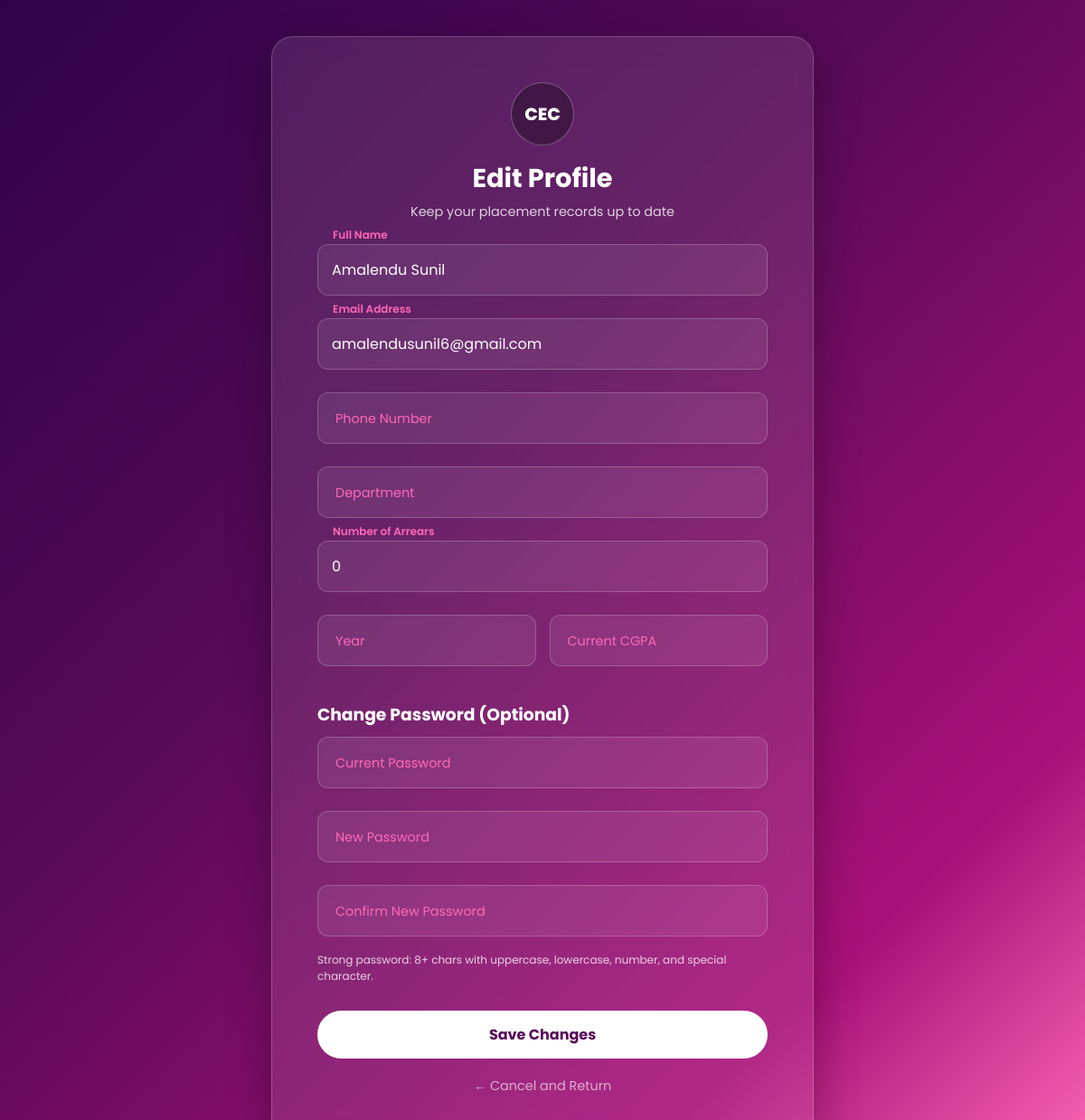
Screenshot of /edit_student/1 (signed in) with the database file from the repository.
### model.py (models this page shows)
class Student(db.Model):
    __tablename__ = "students"
    register_number = db.Column(db.String(10), primary_key=True)
    st_id = db.Column(db.Integer, unique=True, nullable=False, index=True)
    name = db.Column(db.String(120), nullable=False)
    email = db.Column(db.String(120), unique=True, nullable=False)
    password = db.Column(db.String, nullable=False)
    phone = db.Column(db.String(15))
    department = db.Column(db.String(80))
    year = db.Column(db.Integer)
    cgpa = db.Column(db.Float)
    number_of_arrears = db.Column(db.Integer, default=0)
    created_at = db.Column(db.DateTime, default=db.func.now())

### routes.py (the view, shortened to what this page needs)
@app.route("/edit_student/<int:student_id>", methods=["GET", "POST"])
def edit_student(student_id):
    if "student_id" not in session:
        return redirect(url_for("student_login"))
    if session["student_id"] != student_id:
        flash("You can only edit your own profile.", "danger")
        return redirect(url_for("student_dashboard"))
    student = Student.query.filter_by(st_id=student_id).first()
    if not student:
        flash("Student profile not found.", "danger")
        return redirect(url_for("student_dashboard"))
    return render_template("edit_student.html", student=student)

### templates/edit_student.html (shortened to what this page needs)
{% extends "base.html" %}
{% block body_class %}edit-page{% endblock %}
{% block content %}
<div class="card" style="max-width: 600px;">
    <div class="logo-circle">CEC</div>
    <h2>Edit Profile</h2>
    <p style="font-size: 0.9rem; margin-bottom: 25px; opacity: 0.8;">Keep your placement records up to date</p>
    <form method="POST">
        <div class="input-group">
            <input type="text" name="name" id="name" value="{{ student.name }}" required placeholder=" ">
            <label for="name">Full Name</label>
        </div>
        <div class="input-group">
            <input type="email" name="email" id="email" value="{{ student.email }}" required placeholder=" ">
            <label for="email">Email Address</label>
        </div>
        <div class="input-group">
            <input type="text" name="phone" id="phone" value="{{ student.phone or '' }}" placeholder=" ">
            <label for="phone">Phone Number</label>
        </div>
        <div class="input-group">
            <input type="text" name="department" id="department" value="{{ student.department or '' }}" placeholder=" ">
            <label for="department">Department</label>
        </div>
        <div class="input-group">
            <input type="number" min="0" name="number_of_arrears" id="number_of_arrears" value="{{ student.number_of_arrears if student.number_of_arrears is not none else 0 }}" placeholder=" ">
            <label for="number_of_arrears">Number of Arrears</label>
        </div>
        <div style="display: flex; gap: 15px;">
            <div class="input-group" style="flex: 1;">
                <input type="number" name="year" id="year" value="{{ student.year or '' }}" placeholder=" ">
                <label for="year">Year</label>
            </div>
            <div class="input-group" style="flex: 1;">
                <input type="number" step="0.01" name="cgpa" id="cgpa" value="{{ student.cgpa or '' }}" placeholder=" ">
                <label for="cgpa">Current CGPA</label>
            </div>
        </div>
        <h3 style="margin: 14px 0 10px; text-align: left;">Change Password (Optional)</h3>
        <div class="input-group">
            <input type="password" name="current_password" id="current_password" placeholder=" ">
            <label for="current_password">Current Password</label>
        </div>
        <div class="input-group">
            <input type="password" name="new_password" id="new_password" placeholder=" ">
            <label for="new_password">New Password</label>
        </div>
        <div class="input-group">
            <input type="password" name="confirm_password" id="confirm_password" placeholder=" ">
            <label for="confirm_password">Confirm New Password</label>
        </div>
        <p style="font-size: 0.75rem; opacity: 0.8; text-align: left; margin-top: -8px; margin-bottom: 14px;">
            Strong password: 8+ chars with uppercase, lowercase, number, and special character.
        </p>
        <button type="submit" class="submit-btn">Save Changes</button>
        <div class="login-link">
            <a href="{{ url_for('student_dashboard') }}" style="color: #ffffff; opacity: 0.7; text-decoration: none;">&larr; Cancel and Return</a>
        </div>
    </form>
</div>
{% endblock %}

### static/css/style.css (style rules this page uses)
* { margin: 0; padding: 0; box-sizing: border-box; font-family: 'Poppins', sans-serif; }
.home-page, .login-page, .register-page, .dashboard-page, .edit-page { min-height: 100vh; display: flex; justify-content: center; align-items: center; background: linear-gradient(135deg, #2e0249 0%, #570a57 40%, #a91079 80%, #ff69b4 100%); background-attachment: fixed; color: white; overflow-y: auto; padding: 40px 20px; }
.home-box, .card { background: rgba(255, 255, 255, 0.1); padding: 50px; width: 100%; max-width: 500px; border-radius: 24px; backdrop-filter: blur(15px); -webkit-backdrop-filter: blur(15px); border: 1px solid rgba(255, 255, 255, 0.2); box-shadow: 0 20px 50px rgba(0, 0, 0, 0.3); text-align: center; animation: fadeIn 0.8s ease-out; }
.logo-circle { width: 70px; height: 70px; background: rgba(0, 0, 0, 0.3); border-radius: 50%; display: flex; align-items: center; justify-content: center; margin: 0 auto 15px; font-weight: 800; font-size: 1.2rem; border: 1px solid rgba(255, 255, 255, 0.3); }
.input-group input { width: 100%; padding: 12px 12px 12px 35px; background: rgba(255, 255, 255, 0.1); border: 1px solid rgba(255, 255, 255, 0.2); border-radius: 12px; color: white; outline: none; transition: 0.3s; }
.input-group input::placeholder { color: rgba(255, 255, 255, 0.6); }
.input-group label { color: rgba(255, 255, 255, 0.7); }
.input-group input:focus + label, .input-group input:valid + label { color: #ff69b4; background: transparent; }
.input-group { position: relative; margin-bottom: 30px; text-align: left; }
.input-group label { position: absolute; left: 15px; top: 50%; transform: translateY(-50%); color: rgba(255, 255, 255, 0.6); pointer-events: none; transition: all 0.3s ease; font-size: 0.9rem; }
.input-group input:focus + label, .input-group input:not(:placeholder-shown) + label { top: -12px; left: 10px; font-size: 0.8rem; color: #ff69b4; font-weight: 600; }
.submit-btn { width: 100%; padding: 14px; border: none; border-radius: 50px; background: white; color: #570a57; font-weight: 700; font-size: 1rem; cursor: pointer; transition: all 0.3s ease; margin-top: 10px; }
.card h2 { font-weight: 700; font-size: 1.8rem; margin-bottom: 5px; }
.input-group { position: relative; margin-bottom: 25px; text-align: left; }
.input-group input { width: 100%; padding: 15px 15px 15px 15px !important; background: rgba(255, 255, 255, 0.08) !important; border: 1px solid rgba(255, 255, 255, 0.2) !important; border-radius: 12px !important; color: white !important; font-size: 1rem; }
.input-group label { position: absolute; left: 15px; top: 50%; transform: translateY(-50%); color: rgba(255, 255, 255, 0.5); transition: all 0.3s ease; background: transparent !important; padding: 0 5px; }
.input-group input:focus + label, .input-group input:not(:placeholder-shown) + label { top: -10px; left: 12px; font-size: 0.75rem; color: #ff69b4; font-weight: 600; }
button[type="submit"], .submit-btn { width: 100%; padding: 14px; border-radius: 50px; border: none; background: white; color: #570a57; font-weight: 700; font-size: 1rem; cursor: pointer; transition: all 0.3s ease; margin-top: 15px; }
.login-link { margin-top: 20px; font-size: 0.9rem; opacity: 0.9; }
.edit-page h2, .edit-page p { color: white !important; }

### rows the page displays
Student: name "Amalendu Sunil", email "amalendusunil6@gmail.com", number_of_arrears "0"
